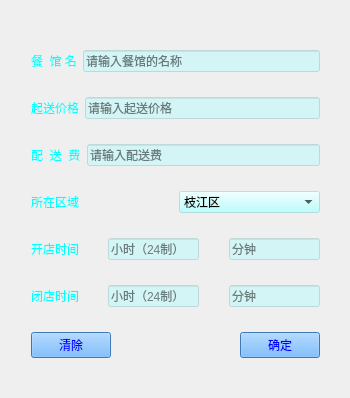
<?xml version="1.0" encoding="UTF-8"?>
<ui version="4.0">
 <class>RestRegisterWindow</class>
 <widget class="QWidget" name="RestRegisterWindow">
  <property name="geometry">
   <rect>
    <x>0</x>
    <y>0</y>
    <width>350</width>
    <height>398</height>
   </rect>
  </property>
  <property name="minimumSize">
   <size>
    <width>350</width>
    <height>398</height>
   </size>
  </property>
  <property name="maximumSize">
   <size>
    <width>350</width>
    <height>398</height>
   </size>
  </property>
  <property name="windowTitle">
   <string>注册餐厅</string>
  </property>
  <property name="windowIcon">
   <iconset>
    <normaloff>G:/VideoOfYouTube/酒店餐厅-50.png</normaloff>G:/VideoOfYouTube/酒店餐厅-50.png</iconset>
  </property>
  <widget class="QWidget" name="layoutWidget">
   <property name="geometry">
    <rect>
     <x>20</x>
     <y>20</y>
     <width>311</width>
     <height>371</height>
    </rect>
   </property>
   <layout class="QVBoxLayout" name="verticalLayout">
    <item>
     <layout class="QHBoxLayout" name="horizontalLayout">
      <item>
       <widget class="QLabel" name="label">
        <property name="styleSheet">
         <string notr="true">color: rgb(0, 255, 255);
font: 10pt &quot;微软雅黑&quot;;</string>
        </property>
        <property name="text">
         <string>餐  馆 名</string>
        </property>
       </widget>
      </item>
      <item>
       <widget class="QLineEdit" name="restname">
        <property name="styleSheet">
         <string notr="true">background-color: rgba(170, 255, 255, 100);</string>
        </property>
        <property name="placeholderText">
         <string>请输入餐馆的名称</string>
        </property>
       </widget>
      </item>
     </layout>
    </item>
    <item>
     <layout class="QHBoxLayout" name="horizontalLayout_2">
      <item>
       <widget class="QLabel" name="label_2">
        <property name="styleSheet">
         <string notr="true">color: rgb(0, 255, 255);
font: 10pt &quot;微软雅黑&quot;;</string>
        </property>
        <property name="text">
         <string>起送价格</string>
        </property>
       </widget>
      </item>
      <item>
       <widget class="QLineEdit" name="startprice">
        <property name="styleSheet">
         <string notr="true">background-color: rgba(170, 255, 255, 100);</string>
        </property>
        <property name="placeholderText">
         <string>请输入起送价格</string>
        </property>
       </widget>
      </item>
     </layout>
    </item>
    <item>
     <layout class="QHBoxLayout" name="horizontalLayout_3">
      <item>
       <widget class="QLabel" name="label_3">
        <property name="styleSheet">
         <string notr="true">color: rgb(0, 255, 255);
font: 10pt &quot;微软雅黑&quot;;</string>
        </property>
        <property name="text">
         <string>配  送  费</string>
        </property>
       </widget>
      </item>
      <item>
       <widget class="QLineEdit" name="sendprice">
        <property name="styleSheet">
         <string notr="true">background-color: rgba(170, 255, 255, 100);</string>
        </property>
        <property name="text">
         <string/>
        </property>
        <property name="placeholderText">
         <string>请输入配送费</string>
        </property>
       </widget>
      </item>
     </layout>
    </item>
    <item>
     <layout class="QHBoxLayout" name="horizontalLayout_4">
      <item>
       <widget class="QLabel" name="label_4">
        <property name="styleSheet">
         <string notr="true">color: rgb(0, 255, 255);
font: 10pt &quot;微软雅黑&quot;;</string>
        </property>
        <property name="text">
         <string>所在区域</string>
        </property>
       </widget>
      </item>
      <item>
       <widget class="QComboBox" name="localBlock">
        <property name="minimumSize">
         <size>
          <width>111</width>
          <height>21</height>
         </size>
        </property>
        <property name="styleSheet">
         <string notr="true">background-color: rgba(170, 255, 255, 100);</string>
        </property>
        <item>
         <property name="text">
          <string>枝江区</string>
         </property>
        </item>
        <item>
         <property name="text">
          <string>昌平区</string>
         </property>
        </item>
        <item>
         <property name="text">
          <string>海淀区</string>
         </property>
        </item>
       </widget>
      </item>
     </layout>
    </item>
    <item>
     <layout class="QHBoxLayout" name="horizontalLayout_5">
      <item>
       <widget class="QLabel" name="label_5">
        <property name="styleSheet">
         <string notr="true">color: rgb(0, 255, 255);
font: 10pt &quot;微软雅黑&quot;;</string>
        </property>
        <property name="text">
         <string>开店时间</string>
        </property>
       </widget>
      </item>
      <item>
       <spacer name="horizontalSpacer_6">
        <property name="orientation">
         <enum>Qt::Horizontal</enum>
        </property>
        <property name="sizeHint" stdset="0">
         <size>
          <width>40</width>
          <height>20</height>
         </size>
        </property>
       </spacer>
      </item>
      <item>
       <widget class="QLineEdit" name="startHour">
        <property name="styleSheet">
         <string notr="true">background-color: rgba(170, 255, 255, 100);</string>
        </property>
        <property name="placeholderText">
         <string>小时（24制）</string>
        </property>
       </widget>
      </item>
      <item>
       <spacer name="horizontalSpacer_5">
        <property name="orientation">
         <enum>Qt::Horizontal</enum>
        </property>
        <property name="sizeHint" stdset="0">
         <size>
          <width>40</width>
          <height>20</height>
         </size>
        </property>
       </spacer>
      </item>
      <item>
       <widget class="QLineEdit" name="startMin">
        <property name="styleSheet">
         <string notr="true">background-color: rgba(170, 255, 255, 100);</string>
        </property>
        <property name="placeholderText">
         <string>分钟</string>
        </property>
       </widget>
      </item>
     </layout>
    </item>
    <item>
     <layout class="QHBoxLayout" name="horizontalLayout_6">
      <item>
       <widget class="QLabel" name="label_6">
        <property name="styleSheet">
         <string notr="true">color: rgb(0, 255, 255);
font: 10pt &quot;微软雅黑&quot;;</string>
        </property>
        <property name="text">
         <string>闭店时间</string>
        </property>
       </widget>
      </item>
      <item>
       <spacer name="horizontalSpacer_7">
        <property name="orientation">
         <enum>Qt::Horizontal</enum>
        </property>
        <property name="sizeHint" stdset="0">
         <size>
          <width>40</width>
          <height>20</height>
         </size>
        </property>
       </spacer>
      </item>
      <item>
       <widget class="QLineEdit" name="endHour">
        <property name="styleSheet">
         <string notr="true">background-color: rgba(170, 255, 255, 100);</string>
        </property>
        <property name="placeholderText">
         <string>小时（24制）</string>
        </property>
       </widget>
      </item>
      <item>
       <spacer name="horizontalSpacer_8">
        <property name="orientation">
         <enum>Qt::Horizontal</enum>
        </property>
        <property name="sizeHint" stdset="0">
         <size>
          <width>40</width>
          <height>20</height>
         </size>
        </property>
       </spacer>
      </item>
      <item>
       <widget class="QLineEdit" name="endMin">
        <property name="styleSheet">
         <string notr="true">background-color: rgba(170, 255, 255, 100);</string>
        </property>
        <property name="placeholderText">
         <string>分钟</string>
        </property>
       </widget>
      </item>
     </layout>
    </item>
    <item>
     <layout class="QHBoxLayout" name="horizontalLayout_7">
      <item>
       <widget class="QPushButton" name="clearButton">
        <property name="styleSheet">
         <string notr="true">background-color: rgb(85, 170, 255);
color: rgb(0, 0, 255);</string>
        </property>
        <property name="text">
         <string>清除</string>
        </property>
        <property name="icon">
         <iconset>
          <normaloff>G:/VideoOfYouTube/清除.png</normaloff>G:/VideoOfYouTube/清除.png</iconset>
        </property>
       </widget>
      </item>
      <item>
       <spacer name="horizontalSpacer_9">
        <property name="orientation">
         <enum>Qt::Horizontal</enum>
        </property>
        <property name="sizeHint" stdset="0">
         <size>
          <width>40</width>
          <height>20</height>
         </size>
        </property>
       </spacer>
      </item>
      <item>
       <widget class="QPushButton" name="regiButton">
        <property name="styleSheet">
         <string notr="true">background-color: rgb(85, 170, 255);
color: rgb(0, 0, 255);</string>
        </property>
        <property name="text">
         <string>确定</string>
        </property>
        <property name="icon">
         <iconset>
          <normaloff>G:/VideoOfYouTube/确定.png</normaloff>G:/VideoOfYouTube/确定.png</iconset>
        </property>
       </widget>
      </item>
     </layout>
    </item>
   </layout>
  </widget>
  <widget class="QLabel" name="label_7">
   <property name="geometry">
    <rect>
     <x>-10</x>
     <y>0</y>
     <width>361</width>
     <height>401</height>
    </rect>
   </property>
   <property name="text">
    <string/>
   </property>
   <property name="pixmap">
    <pixmap>image/b9f6a04a78a27cb5a41b360ffd9d5fba.jpeg</pixmap>
   </property>
   <property name="scaledContents">
    <bool>true</bool>
   </property>
  </widget>
  <zorder>label_7</zorder>
  <zorder>layoutWidget</zorder>
 </widget>
 <layoutdefault spacing="6" margin="11"/>
 <resources/>
 <connections/>
</ui>
